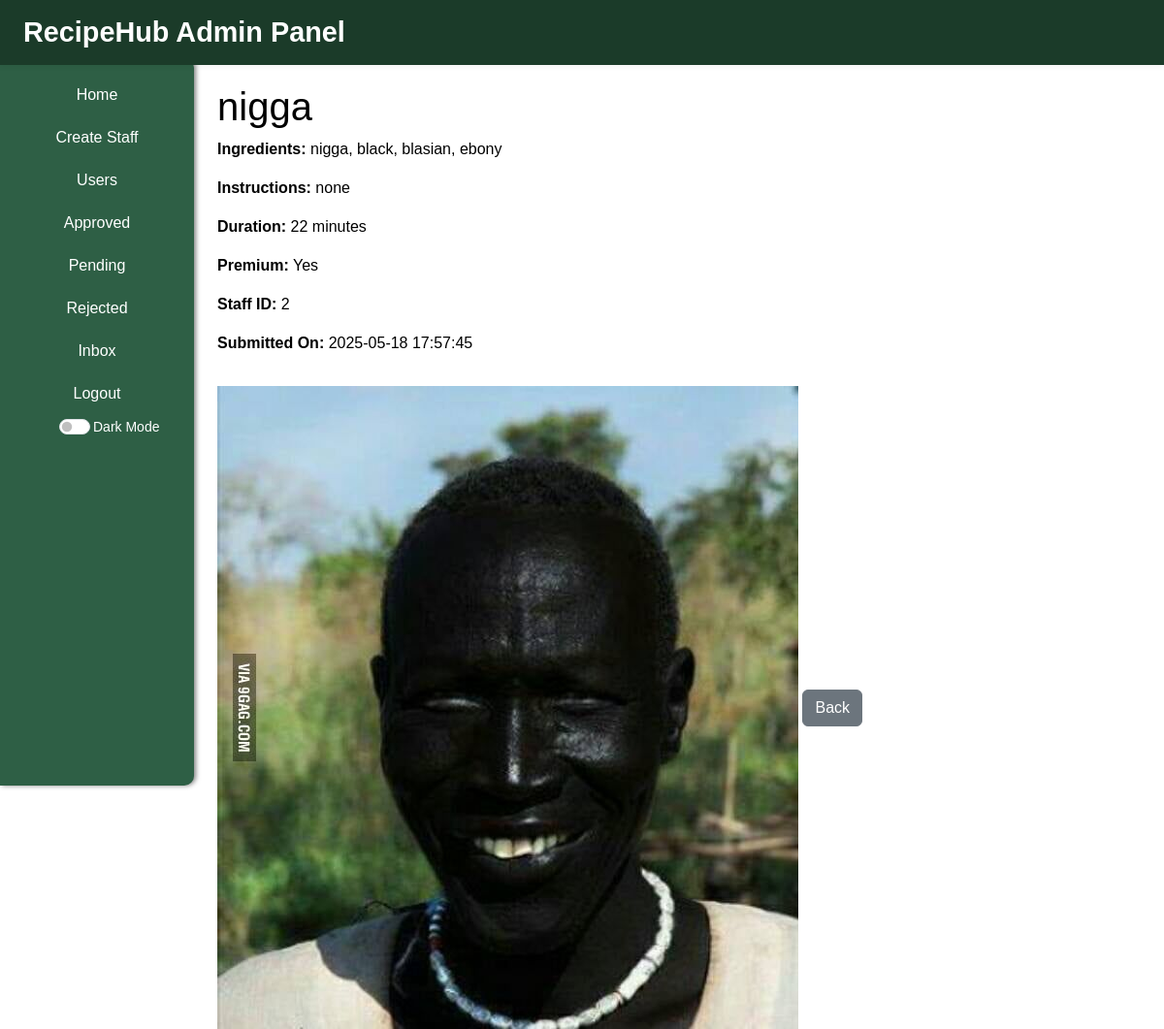
The app's page /admin/recipe/2 (signed in) with its own data.
### tables this page shows
CREATE TABLE Recipes (
      id INTEGER PRIMARY KEY AUTOINCREMENT,
      title TEXT,
      ingredients TEXT,
      instructions TEXT,
      duration INTEGER,
      isPremium INTEGER DEFAULT 0,
      status TEXT DEFAULT 'pending',
      staff_id INTEGER,
      createdAt TIMESTAMP DEFAULT CURRENT_TIMESTAMP, image TEXT, courseType TEXT,
      FOREIGN KEY (staff_id) REFERENCES Staff(id)
    );

### app.py (the view)
@app.route('/admin/recipe/<int:recipe_id>')
def view_recipe(recipe_id):
    if 'user_id' not in session or session['role'] != 'admin':
        flash("Unauthorized access.", "danger")
        return redirect(url_for('login'))
    db = get_db_connection()
    cursor = db.cursor()
    cursor.execute("SELECT * FROM Recipes WHERE id = ?", (recipe_id, ))
    recipe = cursor.fetchone()
    db.close()
    if not recipe:
        flash("Recipe not found.", "danger")
        return redirect(url_for('admin_view_status', status='pending'))
    return render_template('admin/view_recipe.html', recipe=recipe)

### db_setup.py (called while the page is built)
def get_db_connection():
  conn = sqlite3.connect('RecipeHub.db')
  conn.row_factory = sqlite3.Row
  return conn

### templates/admin/view_recipe.html (shortened to what this page needs)
{% extends 'admin/base.html' %}
{% block body %}
<div class="container">
    <h1>{{ recipe.title }}</h1>
    <p><strong>Ingredients:</strong> {{ recipe.ingredients }}</p>
    <p><strong>Instructions:</strong> {{ recipe.instructions }}</p>
    <p><strong>Duration:</strong> {{ recipe.duration }} minutes</p>
    <p><strong>Premium:</strong> {{ 'Yes' if recipe.isPremium else 'No' }}</p>
    <p><strong>Staff ID:</strong> {{ recipe.staff_id }}</p>
    <p><strong>Submitted On:</strong> {{ recipe.createdAt }}</p>
    {% if recipe.image %}
        <img src="{{ url_for('serve_image', filename=recipe.image) }}" class="img-fluid mt-3" alt="Recipe Image">
    {% endif %}
    <a href="{{ url_for('admin_view_status', status='pending') }}" class="btn btn-secondary mt-3">Back</a>
</div>
{% endblock %}

### static/admin_base.css (style rules this page uses)
*, *::before, *::after { margin: 0; padding: 0; box-sizing: border-box; }
html, body { height: 100%; font-family: 'Poppins', sans-serif; color: #0000; background: #ffff; overflow-x: hidden; }
body { min-height: 100vh; color: #000; }

### templates/admin/base.html (style rules this page uses)
body { padding-top: 70px; padding-left: 200px; }

### records on screen
Recipes: title "nigga", ingredients "nigga, black, blasian, ebony", instructions "none", duration "22", isPremium "Yes", staff_id "2", createdAt "2025-05-18 17:57:45", image (picture)
